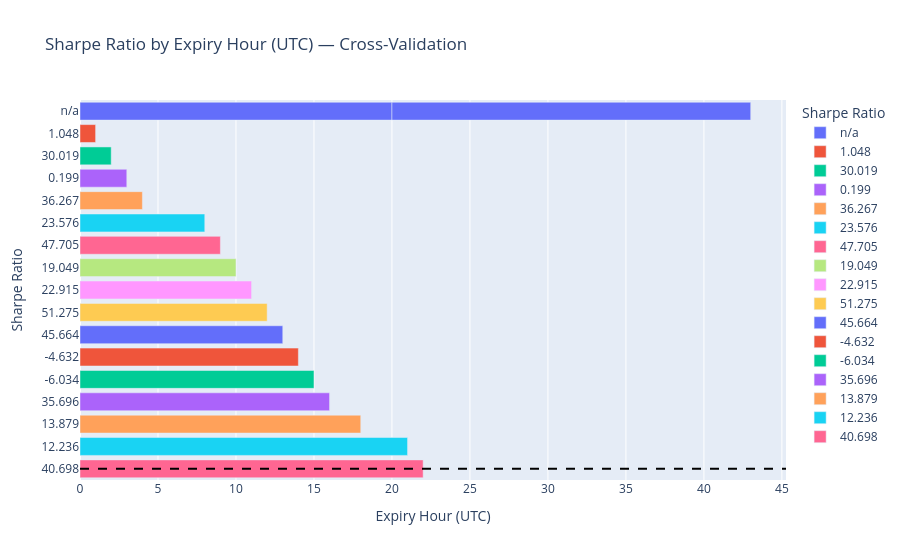

The notebook cell this image was saved under:
### Markdown cell above
## Cross-Validation by UTC Expiry Hour

### Code cell
def cv_by_hour(trades_df: pl.DataFrame) -> pd.DataFrame:
    """Per-UTC-hour metrics for cross-validation."""
    rows = []
    for hour in range(24):
        sub = trades_df.filter(pl.col("expiry_hour_utc") == hour)
        if len(sub) == 0:
            continue
        m = compute_metrics(sub)
        m["hour_utc"] = hour
        rows.append(m)
    return pd.DataFrame(rows).set_index("hour_utc")

hour_cv = cv_by_hour(trades)
display(hour_cv[["n_trades", "sharpe_ratio", "win_rate_pct", "itm_rate_pct", "total_return_$"]])

fig_hour = px.bar(
    hour_cv.reset_index(), x="hour_utc", y="sharpe_ratio",
    color="sharpe_ratio", color_continuous_scale="RdYlGn",
    title="Sharpe Ratio by Expiry Hour (UTC) — Cross-Validation",
    labels={"hour_utc": "Expiry Hour (UTC)", "sharpe_ratio": "Sharpe Ratio"},
)
fig_hour.add_hline(y=0, line_dash="dash", line_color="black")
fig_hour.show()

### Figure 1 — Plotly figure (JSON) as saved in the notebook; plotly's stock layout.template omitted (floating-point values rounded to 4 significant figures)
{"data": [{"hovertemplate": "Sharpe Ratio=%{y}<br>Expiry Hour (UTC)=%{x}<extra></extra>", "legendgroup": "n/a", "marker": {"color": "#636efa", "pattern": {"shape": ""}}, "name": "n/a", "orientation": "h", "showlegend": true, "textposition": "auto", "x": [0, 20, 23], "xaxis": "x", "y": ["n/a", "n/a", "n/a"], "yaxis": "y", "type": "bar"}, {"hovertemplate": "Sharpe Ratio=%{y}<br>Expiry Hour (UTC)=%{x}<extra></extra>", "legendgroup": "1.048", "marker": {"color": "#EF553B", "pattern": {"shape": ""}}, "name": "1.048", "orientation": "h", "showlegend": true, "textposition": "auto", "x": [1], "xaxis": "x", "y": [1.048], "yaxis": "y", "type": "bar"}, {"hovertemplate": "Sharpe Ratio=%{y}<br>Expiry Hour (UTC)=%{x}<extra></extra>", "legendgroup": "30.019", "marker": {"color": "#00cc96", "pattern": {"shape": ""}}, "name": "30.019", "orientation": "h", "showlegend": true, "textposition": "auto", "x": [2], "xaxis": "x", "y": [30.02], "yaxis": "y", "type": "bar"}, {"hovertemplate": "Sharpe Ratio=%{y}<br>Expiry Hour (UTC)=%{x}<extra></extra>", "legendgroup": "0.199", "marker": {"color": "#ab63fa", "pattern": {"shape": ""}}, "name": "0.199", "orientation": "h", "showlegend": true, "textposition": "auto", "x": [3], "xaxis": "x", "y": [0.199], "yaxis": "y", "type": "bar"}, {"hovertemplate": "Sharpe Ratio=%{y}<br>Expiry Hour (UTC)=%{x}<extra></extra>", "legendgroup": "36.267", "marker": {"color": "#FFA15A", "pattern": {"shape": ""}}, "name": "36.267", "orientation": "h", "showlegend": true, "textposition": "auto", "x": [4], "xaxis": "x", "y": [36.27], "yaxis": "y", "type": "bar"}, {"hovertemplate": "Sharpe Ratio=%{y}<br>Expiry Hour (UTC)=%{x}<extra></extra>", "legendgroup": "23.576", "marker": {"color": "#19d3f3", "pattern": {"shape": ""}}, "name": "23.576", "orientation": "h", "showlegend": true, "textposition": "auto", "x": [8], "xaxis": "x", "y": [23.58], "yaxis": "y", "type": "bar"}, {"hovertemplate": "Sharpe Ratio=%{y}<br>Expiry Hour (UTC)=%{x}<extra></extra>", "legendgroup": "47.705", "marker": {"color": "#FF6692", "pattern": {"shape": ""}}, "name": "47.705", "orientation": "h", "showlegend": true, "textposition": "auto", "x": [9], "xaxis": "x", "y": [47.7], "yaxis": "y", "type": "bar"}, {"hovertemplate": "Sharpe Ratio=%{y}<br>Expiry Hour (UTC)=%{x}<extra></extra>", "legendgroup": "19.049", "marker": {"color": "#B6E880", "pattern": {"shape": ""}}, "name": "19.049", "orientation": "h", "showlegend": true, "textposition": "auto", "x": [10], "xaxis": "x", "y": [19.05], "yaxis": "y", "type": "bar"}, {"hovertemplate": "Sharpe Ratio=%{y}<br>Expiry Hour (UTC)=%{x}<extra></extra>", "legendgroup": "22.915", "marker": {"color": "#FF97FF", "pattern": {"shape": ""}}, "name": "22.915", "orientation": "h", "showlegend": true, "textposition": "auto", "x": [11], "xaxis": "x", "y": [22.91], "yaxis": "y", "type": "bar"}, {"hovertemplate": "Sharpe Ratio=%{y}<br>Expiry Hour (UTC)=%{x}<extra></extra>", "legendgroup": "51.275", "marker": {"color": "#FECB52", "pattern": {"shape": ""}}, "name": "51.275", "orientation": "h", "showlegend": true, "textposition": "auto", "x": [12], "xaxis": "x", "y": [51.27], "yaxis": "y", "type": "bar"}, {"hovertemplate": "Sharpe Ratio=%{y}<br>Expiry Hour (UTC)=%{x}<extra></extra>", "legendgroup": "45.664", "marker": {"color": "#636efa", "pattern": {"shape": ""}}, "name": "45.664", "orientation": "h", "showlegend": true, "textposition": "auto", "x": [13], "xaxis": "x", "y": [45.66], "yaxis": "y", "type": "bar"}, {"hovertemplate": "Sharpe Ratio=%{y}<br>Expiry Hour (UTC)=%{x}<extra></extra>", "legendgroup": "-4.632", "marker": {"color": "#EF553B", "pattern": {"shape": ""}}, "name": "-4.632", "orientation": "h", "showlegend": true, "textposition": "auto", "x": [14], "xaxis": "x", "y": [-4.632], "yaxis": "y", "type": "bar"}, {"hovertemplate": "Sharpe Ratio=%{y}<br>Expiry Hour (UTC)=%{x}<extra></extra>", "legendgroup": "-6.034", "marker": {"color": "#00cc96", "pattern": {"shape": ""}}, "name": "-6.034", "orientation": "h", "showlegend": true, "textposition": "auto", "x": [15], "xaxis": "x", "y": [-6.034], "yaxis": "y", "type": "bar"}, {"hovertemplate": "Sharpe Ratio=%{y}<br>Expiry Hour (UTC)=%{x}<extra></extra>", "legendgroup": "35.696", "marker": {"color": "#ab63fa", "pattern": {"shape": ""}}, "name": "35.696", "orientation": "h", "showlegend": true, "textposition": "auto", "x": [16], "xaxis": "x", "y": [35.7], "yaxis": "y", "type": "bar"}, {"hovertemplate": "Sharpe Ratio=%{y}<br>Expiry Hour (UTC)=%{x}<extra></extra>", "legendgroup": "13.879", "marker": {"color": "#FFA15A", "pattern": {"shape": ""}}, "name": "13.879", "orientation": "h", "showlegend": true, "textposition": "auto", "x": [18], "xaxis": "x", "y": [13.88], "yaxis": "y", "type": "bar"}, {"hovertemplate": "Sharpe Ratio=%{y}<br>Expiry Hour (UTC)=%{x}<extra></extra>", "legendgroup": "12.236", "marker": {"color": "#19d3f3", "pattern": {"shape": ""}}, "name": "12.236", "orientation": "h", "showlegend": true, "textposition": "auto", "x": [21], "xaxis": "x", "y": [12.24], "yaxis": "y", "type": "bar"}, {"hovertemplate": "Sharpe Ratio=%{y}<br>Expiry Hour (UTC)=%{x}<extra></extra>", "legendgroup": "40.698", "marker": {"color": "#FF6692", "pattern": {"shape": ""}}, "name": "40.698", "orientation": "h", "showlegend": true, "textposition": "auto", "x": [22], "xaxis": "x", "y": [40.7], "yaxis": "y", "type": "bar"}], "layout": {"xaxis": {"anchor": "y", "domain": [0.0, 1.0], "title": {"text": "Expiry Hour (UTC)"}}, "yaxis": {"anchor": "x", "domain": [0.0, 1.0], "title": {"text": "Sharpe Ratio"}, "categoryorder": "array", "categoryarray": [40.7, 12.24, 13.88, 35.7, -6.034, -4.632, 45.66, 51.27, 22.91, 19.05, 47.7, 23.58, 36.27, 0.199, 30.02, 1.048, "n/a"]}, "legend": {"title": {"text": "Sharpe Ratio"}, "tracegroupgap": 0}, "title": {"text": "Sharpe Ratio by Expiry Hour (UTC) — Cross-Validation"}, "barmode": "relative", "shapes": [{"line": {"color": "black", "dash": "dash"}, "type": "line", "x0": 0, "x1": 1, "xref": "x domain", "y0": 0, "y1": 0, "yref": "y"}]}}
